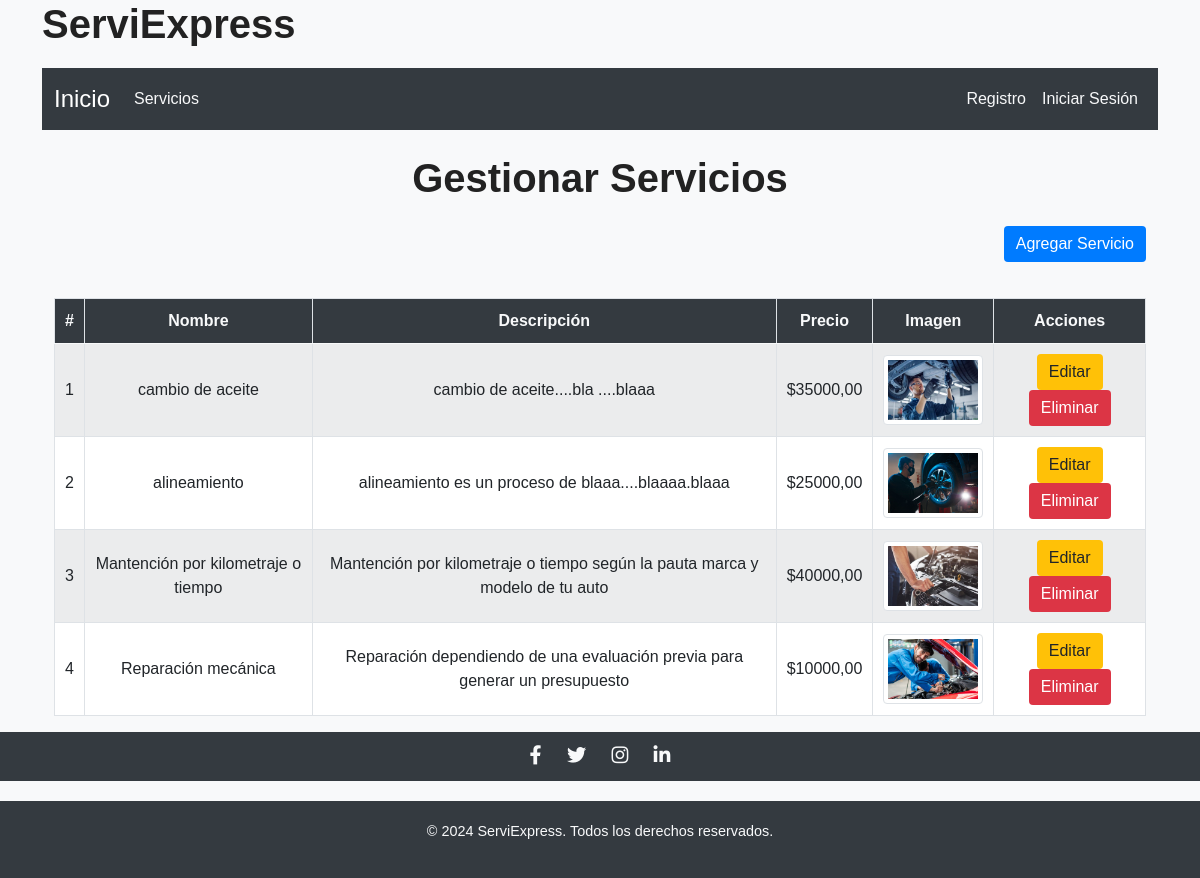
The app's page /gestionar-servicios/ with its own data.
### core/models.py (models this page shows, shortened)
class Servicio(models.Model):
    nombre = models.CharField(max_length=255)
    descripcion = models.TextField(blank=True, null=True)
    precio = models.DecimalField(max_digits=10, decimal_places=2)
    imagen = models.ImageField(upload_to='servicios/', blank=True, null=True)

### core/views.py (the view)
# urls.py: path('gestionar-servicios/', views.gestionar_servicios, name='gestionar_servicios'),
def gestionar_servicios(request):
    servicios = Servicio.objects.all()
    return render(request, 'gestionar_servicios.html', {'servicios': servicios})

### core/templates/gestionar_servicios.html (shortened to what this page needs)
{% extends 'base.html' %}
{% block content %}
<div class="container mt-4">
    <h1 class="text-center mb-4">Gestionar Servicios</h1>
    <div class="d-flex justify-content-end mb-3">
        <a href="{% url 'agregar_servicio' %}" class="btn btn-primary">Agregar Servicio</a>
    </div>
    <div class="table-responsive">
        <table class="table table-striped table-bordered">
            <thead class="table-dark">
                <tr>
                    <th>#</th>
                    <th>Nombre</th>
                    <th>Descripción</th>
                    <th>Precio</th>
                    <th>Imagen</th>
                    <th>Acciones</th>
                </tr>
            </thead>
            <tbody>
                {% for servicio in servicios %}
                <tr>
                    <td>{{ forloop.counter }}</td>
                    <td>{{ servicio.nombre }}</td>
                    <td>{{ servicio.descripcion }}</td>
                    <td>${{ servicio.precio }}</td>
                    <td>
                        {% if servicio.imagen %}
                        <img src="{{ servicio.imagen.url }}" alt="Imagen de {{ servicio.nombre }}" class="img-thumbnail" style="max-width: 100px;">
                        {% else %}
                        No disponible
                        {% endif %}
                    </td>
                    <td>
                        <a href="{% url 'editar_servicio' servicio.id %}" class="btn btn-warning">Editar</a>
                        <form method="post" action="{% url 'eliminar_servicio' servicio.id %}" class="d-inline">
                            <button type="submit" class="btn btn-danger">Eliminar</button>
                        </form>
                    </td>
                </tr>
                {% endfor %}
            </tbody>
        </table>
    </div>
</div>
{% endblock %}

### core/static/css/styles.css (style rules this page uses)
body { font-family: 'Arial', sans-serif; background-color: #f8f9fa; color: #333; margin: 0; padding: 0; }
h1, h2, h3, h4, h6 { color: #222; margin-bottom: 20px; font-weight: bold; }
.btn-primary { background-color: #007bff; border: none; }
.btn-danger { background-color: #dc3545; border: none; }
.btn-warning { background-color: #ffc107; border: none; color: #212529; }
.table { margin-top: 20px; border: 1px solid #dee2e6; border-collapse: collapse; background-color: #ffffff; }
.table th, .table td { text-align: center; vertical-align: middle; padding: 10px; border: 1px solid #dee2e6; }
.table th { background-color: #343a40; color: #f8f9fa; }
.table-striped tbody tr:nth-of-type(odd) { background-color: #f8f9fa; }

### records on screen
Servicio: nombre "cambio de aceite", descripcion "cambio de aceite....bla ....blaaa", precio "35000,00", imagen (picture)
Servicio: nombre "alineamiento", descripcion "alineamiento es un proceso de blaaa....blaaaa.blaaa", precio "25000,00", imagen (picture)
Servicio: nombre "Mantención por kilometraje o tiempo", descripcion "Mantención por kilometraje o tiempo según la pauta marca y modelo de tu auto", precio "40000,00", imagen (picture)
Servicio: nombre "Reparación mecánica", descripcion "Reparación dependiendo de una evaluación previa para generar un presupuesto", precio "10000,00", imagen (picture)
